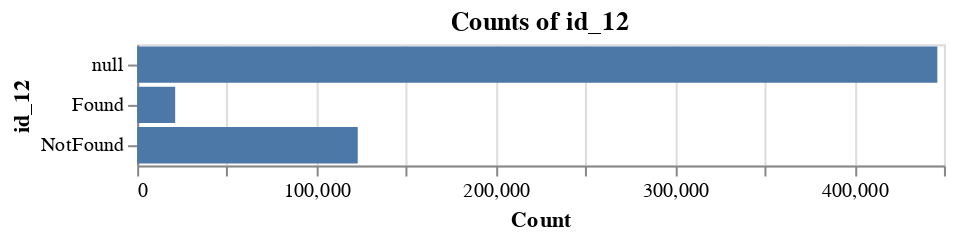
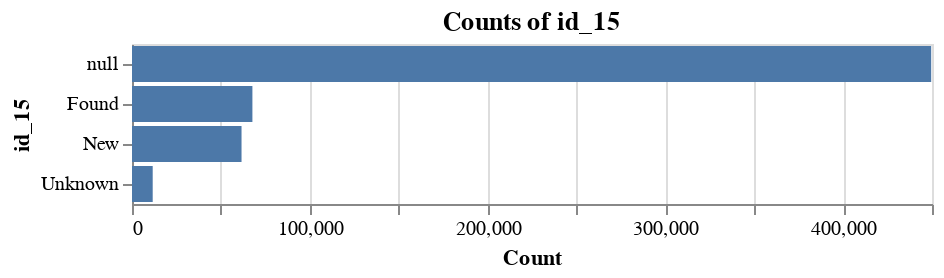
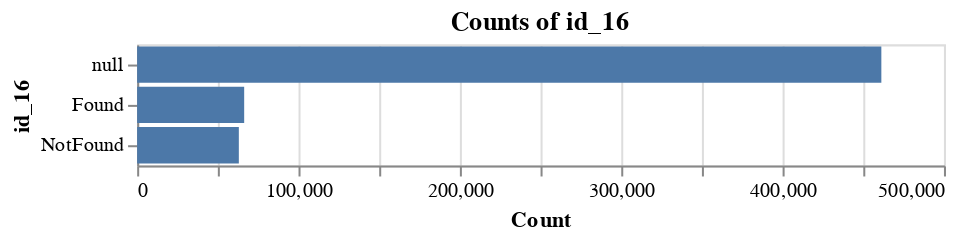
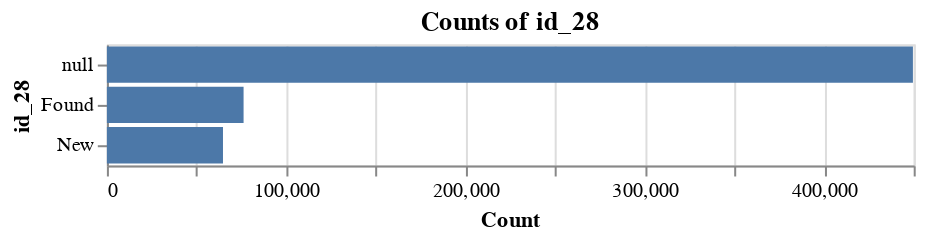

Here is the notebook cell these charts were saved with, in order:
### Markdown cell above
We have several features showing some kind of "found" status and several binary columns.

### Code cell
for i in ['id_12', 'id_15', 'id_16', 'id_28', 'id_29', 'id_30', 'id_31', 'id_32', 'id_33', 'id_34', 'id_35', 'id_36', 'id_37', 'id_38']:
    feature_count = train[i].value_counts(dropna=False).reset_index().rename(columns={i: 'count', 'index': i})
    chart = alt.Chart(feature_count).mark_bar().encode(
                y=alt.Y(f"{i}:N", axis=alt.Axis(title=i)),
                x=alt.X('count:Q', axis=alt.Axis(title='Count')),
                tooltip=[i, 'count']
            ).properties(title=f"Counts of {i}", width=400)
    chart.display()

### Figure 1 — Vega-Lite specification as saved in the notebook (floating-point values rounded to 4 significant figures)
{"config": {"view": {"continuousWidth": 400, "continuousHeight": 300}}, "data": {"name": "data-7b2cf6d13b1ff29ce592a50c8574ee9a"}, "mark": "bar", "encoding": {"tooltip": [{"type": "nominal", "field": "id_12"}, {"type": "quantitative", "field": "count"}], "x": {"type": "quantitative", "axis": {"title": "Count"}, "field": "count"}, "y": {"type": "nominal", "axis": {"title": "id_12"}, "field": "id_12"}}, "title": "Counts of id_12", "width": 400, "$schema": "https://vega.github.io/schema/vega-lite/v4.0.0.json", "datasets": {"data-7b2cf6d13b1ff29ce592a50c8574ee9a": [{"id_12": null, "count": 446307}, {"id_12": "NotFound", "count": 123025}, {"id_12": "Found", "count": 21208}]}}

### Figure 2 — Vega-Lite specification as saved in the notebook (floating-point values rounded to 4 significant figures)
{"config": {"view": {"continuousWidth": 400, "continuousHeight": 300}}, "data": {"name": "data-6ae9fd04d0b20a4b1150d885c7e614d7"}, "mark": "bar", "encoding": {"tooltip": [{"type": "nominal", "field": "id_15"}, {"type": "quantitative", "field": "count"}], "x": {"type": "quantitative", "axis": {"title": "Count"}, "field": "count"}, "y": {"type": "nominal", "axis": {"title": "id_15"}, "field": "id_15"}}, "title": "Counts of id_15", "width": 400, "$schema": "https://vega.github.io/schema/vega-lite/v4.0.0.json", "datasets": {"data-6ae9fd04d0b20a4b1150d885c7e614d7": [{"id_15": null, "count": 449555}, {"id_15": "Found", "count": 67728}, {"id_15": "New", "count": 61612}, {"id_15": "Unknown", "count": 11645}]}}

### Figure 3 — Vega-Lite specification as saved in the notebook (floating-point values rounded to 4 significant figures)
{"config": {"view": {"continuousWidth": 400, "continuousHeight": 300}}, "data": {"name": "data-d8753e5d54942ca3b9397fa20755fac2"}, "mark": "bar", "encoding": {"tooltip": [{"type": "nominal", "field": "id_16"}, {"type": "quantitative", "field": "count"}], "x": {"type": "quantitative", "axis": {"title": "Count"}, "field": "count"}, "y": {"type": "nominal", "axis": {"title": "id_16"}, "field": "id_16"}}, "title": "Counts of id_16", "width": 400, "$schema": "https://vega.github.io/schema/vega-lite/v4.0.0.json", "datasets": {"data-d8753e5d54942ca3b9397fa20755fac2": [{"id_16": null, "count": 461200}, {"id_16": "Found", "count": 66324}, {"id_16": "NotFound", "count": 63016}]}}

### Figure 4 — Vega-Lite specification as saved in the notebook (floating-point values rounded to 4 significant figures)
{"config": {"view": {"continuousWidth": 400, "continuousHeight": 300}}, "data": {"name": "data-8466aabebaf5926f1257fbdc5eb6b692"}, "mark": "bar", "encoding": {"tooltip": [{"type": "nominal", "field": "id_28"}, {"type": "quantitative", "field": "count"}], "x": {"type": "quantitative", "axis": {"title": "Count"}, "field": "count"}, "y": {"type": "nominal", "axis": {"title": "id_28"}, "field": "id_28"}}, "title": "Counts of id_28", "width": 400, "$schema": "https://vega.github.io/schema/vega-lite/v4.0.0.json", "datasets": {"data-8466aabebaf5926f1257fbdc5eb6b692": [{"id_28": null, "count": 449562}, {"id_28": "Found", "count": 76232}, {"id_28": "New", "count": 64746}]}}
